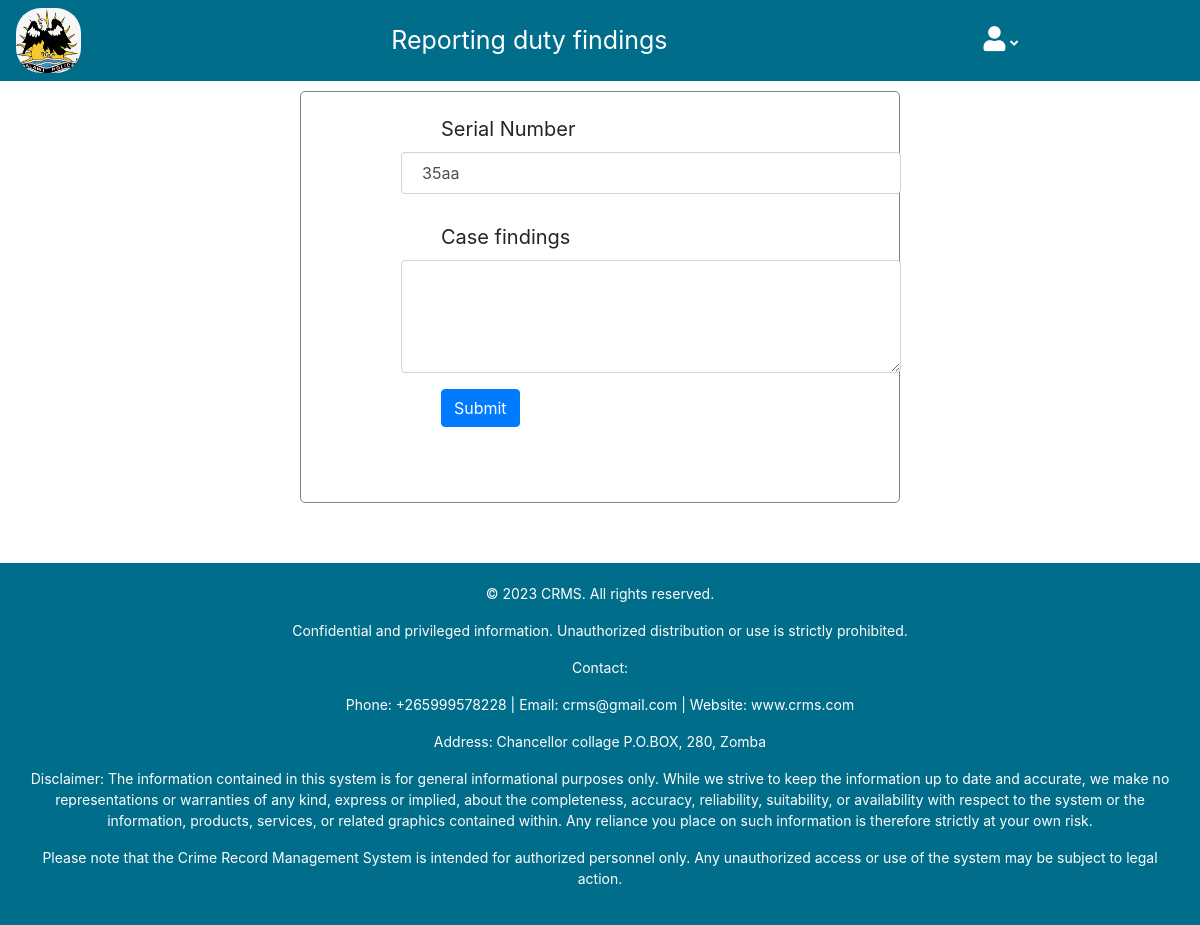
The app's page /duty/reportDutyFinding.php?id=1, older data.
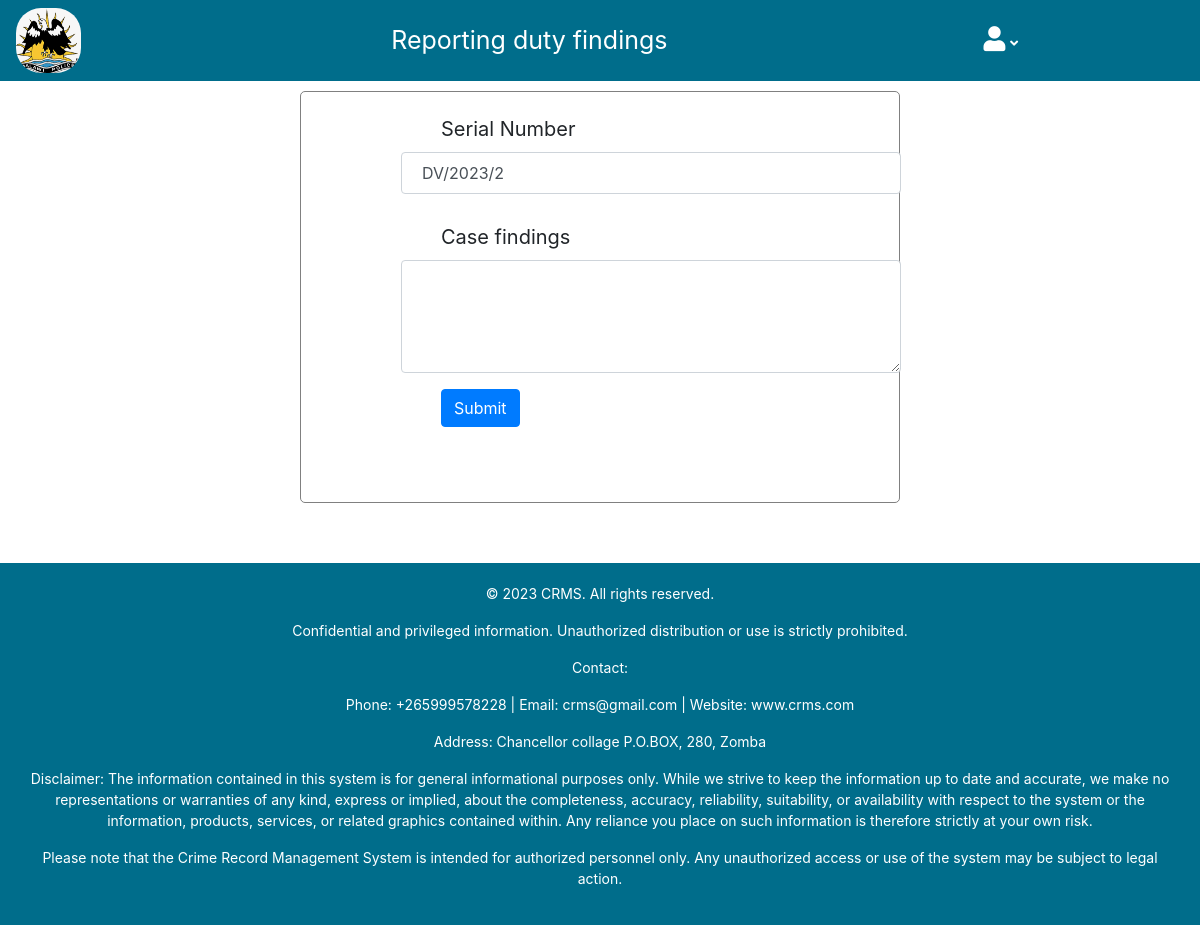
The same page, newer data.
### tables this page shows
CREATE TABLE `duty` (
  `id` int(4) NOT NULL,
  `serial_no` varchar(15) NOT NULL,
  `service_no` int(20) NOT NULL,
  `date_to_report` date NOT NULL,
  `date_assigned` date NOT NULL DEFAULT current_timestamp()
);

### duty/reportDutyFinding.php (the view, shortened to what this page needs)
<?php
include('../db/Connections.php');
if (isset($_GET['id'])) {
    $id = $_GET['id'];
$case='';
    $sql = "SELECT * FROM duty WHERE id = $id";
    $result = mysqli_query($conn, $sql);
    $row = mysqli_fetch_assoc($result);
    if ( isset($row)) {
        $case = $row['serial_no'];
    }
}
else {
    echo "No case selected";
}
?>
<!DOCTYPE html>
<html>
<head>
    <link rel="stylesheet" href="https://maxcdn.bootstrapcdn.com/bootstrap/4.0.0/css/bootstrap.min.css">
    <link rel="stylesheet" href="https://stackpath.bootstrapcdn.com/bootstrap/4.5.2/css/bootstrap.min.css">
    <link rel="stylesheet" href="https://cdnjs.cloudflare.com/ajax/libs/font-awesome/5.15.3/css/all.min.css">
</head>
<body>
</body>
<!DOCTYPE html>
<html>
<head>
    <link rel="stylesheet" href="https://maxcdn.bootstrapcdn.com/bootstrap/4.0.0/css/bootstrap.min.css">
    <link rel="stylesheet" href="https://stackpath.bootstrapcdn.com/bootstrap/4.5.2/css/bootstrap.min.css">
    <link rel="stylesheet" href="https://cdnjs.cloudflare.com/ajax/libs/font-awesome/5.15.3/css/all.min.css">
</head>
<body>
    <div class="box-content">
        <div class="content">
            <header>
                <nav class="navbar navbar-expand-lg" style="background-color: rgb(0, 109, 139);">
                    <div class="log">
                        <img src="../home/policeLog.PNG" style="height: 65px; width: 65px; margin-left: 5px; border-radius: 25px; margin-left: 0px; margin-top: 0px;">
                    </div>
                    <div class="collapse navbar-collapse" id="navbarNav">
                        <ul class="navbar-nav ml-auto">
                            <span class="heading">Reporting duty findings</span>
                        </ul>
                    </div>
                    <li class="nav-item dropdown">
                        <a class="nav-link" href="#" id="profileDropdown" role="button" data-toggle="dropdown" aria-haspopup="true" aria-expanded="false"
                        style="margin-right: 150px;">
                            <i class="fas fa-user" style="font-size: 25px; color: white;"></i>
                            <i class="fas fa-angle-down" style="color: white; font-size: small; font-weight: 550; transition: transform 0.3s;"></i>
                        </a>
                    </li>
                </nav>
            </header>
        </div>
        <div class="container">
            <form method="post">
                <div class="form-group">
                    <label for="serial_no">Serial Number</label>
                    <input type="text" class="form-control" id="serial_no" name="serial_no" value="<?php echo $case; ?>">
                </div>
                <div class="form-group">
                <label for="incident">Case findings</label>
                <textarea class="form-control" id="incident" name="incident" rows="3"><?php echo $incident ?? ''; ?></textarea>
            </div>
                <button type="submit" class="btn btn-primary">Submit</button>
            </form>
            </div>
    </body>
</html>

Row changes from the older to the newer data that the page shows:
changed duty: serial_no "35aa" → "DV/2023/2"
